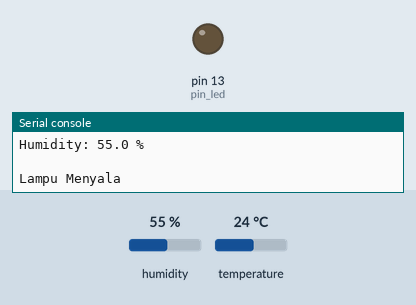
The program below on a simulated MicroPython board. Parts: output pins drawn as LEDs (lit = HIGH), the last lines printed to the serial console. Inputs (shaded band) come from the test bench; at power-on: temperature 24 °C, humidity 55 %.

Above: at 1.2 s.
1.3 s: temperature set to 37.2 °C
2.8 s: temperature set to 38.4 °C
At 3.3 s:
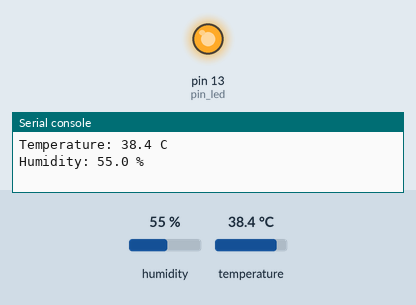
4.3 s: temperature set to 12 °C
At 5.5 s:
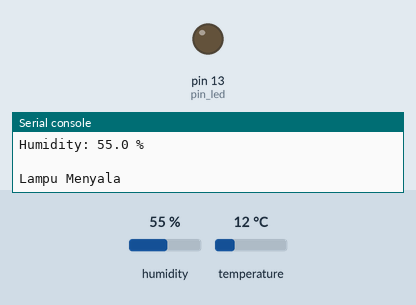
5.8 s: temperature set to 41 °C
At 6.2 s:
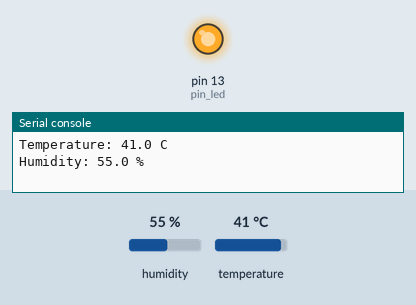
Timing chart, 0 to 8.3 s (numbered marks = the images above; inputs shaded):
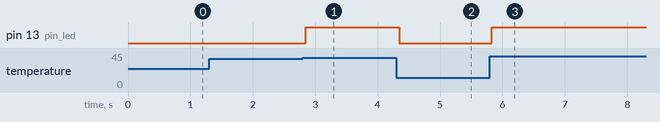

Measured:
- the behaviour switches between 37.9 and 38 °C on temperature (found by bisection; images 0 and 1)
- after the input at 2.8 s, pin 13 (pin_led): LOW → HIGH after 0.05 s
- after the input at 4.3 s, pin 13 (pin_led): HIGH → LOW at once
- after the input at 5.8 s, pin 13 (pin_led): LOW → HIGH at once

The program:

main.py
```python
from machine import Pin
from time import sleep
import dht

sensor = dht.DHT22(Pin(14))
pin_led = Pin(13, mode=Pin.OUT)

while True:
    sensor.measure()
    temp = sensor.temperature()
    hum = sensor.humidity()
    temp_f = temp * (9/5) + 32.0
    print('Temperature: %3.1f C' %temp)
    print('Humidity: %3.1f %%' %hum)
    print(' ')
    if temp < 38:
        pin_led.off()
        print("Lampu Menyala")
    else:
        pin_led.on()
```
